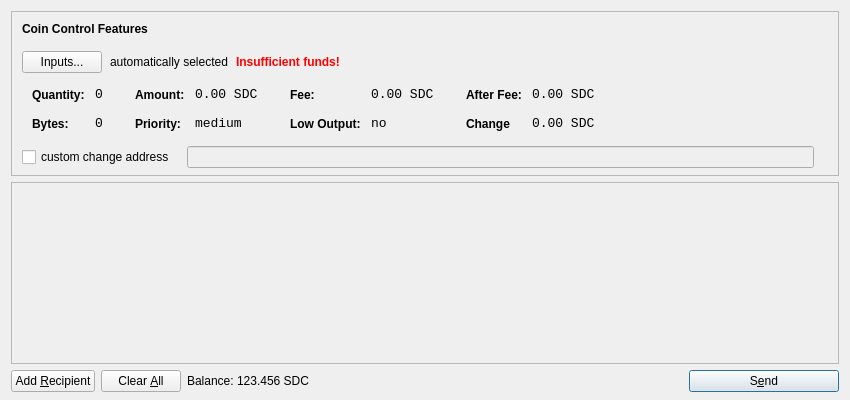
<?xml version="1.0" encoding="UTF-8"?>
<ui version="4.0">
 <class>SendCoinsDialog</class>
 <widget class="QDialog" name="SendCoinsDialog">
  <property name="geometry">
   <rect>
    <x>0</x>
    <y>0</y>
    <width>850</width>
    <height>400</height>
   </rect>
  </property>
  <property name="windowTitle">
   <string>Send Coins</string>
  </property>
  <layout class="QVBoxLayout" name="verticalLayout" stretch="0,1,0">
   <property name="bottomMargin">
    <number>8</number>
   </property>
   <item>
    <widget class="QFrame" name="frameCoinControl">
     <property name="sizePolicy">
      <sizepolicy hsizetype="Expanding" vsizetype="Expanding">
       <horstretch>0</horstretch>
       <verstretch>0</verstretch>
      </sizepolicy>
     </property>
     <property name="maximumSize">
      <size>
       <width>16777215</width>
       <height>16777215</height>
      </size>
     </property>
     <property name="frameShape">
      <enum>QFrame::StyledPanel</enum>
     </property>
     <property name="frameShadow">
      <enum>QFrame::Sunken</enum>
     </property>
     <layout class="QVBoxLayout" name="verticalLayoutCoinControl2">
      <property name="spacing">
       <number>-1</number>
      </property>
      <property name="leftMargin">
       <number>0</number>
      </property>
      <property name="topMargin">
       <number>0</number>
      </property>
      <property name="rightMargin">
       <number>0</number>
      </property>
      <property name="bottomMargin">
       <number>6</number>
      </property>
      <item>
       <layout class="QVBoxLayout" name="verticalLayoutCoinControl" stretch="0,0,0,0,1">
        <property name="spacing">
         <number>0</number>
        </property>
        <property name="leftMargin">
         <number>10</number>
        </property>
        <property name="topMargin">
         <number>10</number>
        </property>
        <item>
         <layout class="QHBoxLayout" name="horizontalLayoutCoinControl1">
          <property name="bottomMargin">
           <number>15</number>
          </property>
          <item>
           <widget class="QLabel" name="labelCoinControlFeatures">
            <property name="sizePolicy">
             <sizepolicy hsizetype="Preferred" vsizetype="Maximum">
              <horstretch>0</horstretch>
              <verstretch>0</verstretch>
             </sizepolicy>
            </property>
            <property name="font">
             <font>
              <weight>75</weight>
              <bold>true</bold>
             </font>
            </property>
            <property name="styleSheet">
             <string notr="true">font-weight:bold;</string>
            </property>
            <property name="text">
             <string>Coin Control Features</string>
            </property>
           </widget>
          </item>
         </layout>
        </item>
        <item>
         <layout class="QHBoxLayout" name="horizontalLayoutCoinControl2" stretch="0,0,0,0">
          <property name="spacing">
           <number>8</number>
          </property>
          <property name="bottomMargin">
           <number>10</number>
          </property>
          <item>
           <widget class="QPushButton" name="pushButtonCoinControl">
            <property name="styleSheet">
             <string notr="true"/>
            </property>
            <property name="text">
             <string>Inputs...</string>
            </property>
           </widget>
          </item>
          <item>
           <widget class="QLabel" name="labelCoinControlAutomaticallySelected">
            <property name="text">
             <string>automatically selected</string>
            </property>
            <property name="margin">
             <number>5</number>
            </property>
           </widget>
          </item>
          <item>
           <widget class="QLabel" name="labelCoinControlInsuffFunds">
            <property name="font">
             <font>
              <weight>75</weight>
              <bold>true</bold>
             </font>
            </property>
            <property name="styleSheet">
             <string notr="true">color:red;font-weight:bold;</string>
            </property>
            <property name="text">
             <string>Insufficient funds!</string>
            </property>
            <property name="margin">
             <number>5</number>
            </property>
           </widget>
          </item>
          <item>
           <spacer name="horizontalSpacerCoinControl">
            <property name="orientation">
             <enum>Qt::Horizontal</enum>
            </property>
            <property name="sizeHint" stdset="0">
             <size>
              <width>40</width>
              <height>1</height>
             </size>
            </property>
           </spacer>
          </item>
         </layout>
        </item>
        <item>
         <widget class="QWidget" name="widgetCoinControl" native="true">
          <property name="sizePolicy">
           <sizepolicy hsizetype="Preferred" vsizetype="Preferred">
            <horstretch>0</horstretch>
            <verstretch>0</verstretch>
           </sizepolicy>
          </property>
          <property name="minimumSize">
           <size>
            <width>0</width>
            <height>0</height>
           </size>
          </property>
          <property name="styleSheet">
           <string notr="true"/>
          </property>
          <layout class="QHBoxLayout" name="horizontalLayoutCoinControl5">
           <property name="margin">
            <number>0</number>
           </property>
           <item>
            <layout class="QHBoxLayout" name="horizontalLayoutCoinControl3" stretch="0,0,0,1">
             <property name="spacing">
              <number>20</number>
             </property>
             <property name="topMargin">
              <number>0</number>
             </property>
             <property name="bottomMargin">
              <number>10</number>
             </property>
             <item>
              <layout class="QFormLayout" name="formLayoutCoinControl1">
               <property name="horizontalSpacing">
                <number>10</number>
               </property>
               <property name="verticalSpacing">
                <number>14</number>
               </property>
               <property name="leftMargin">
                <number>10</number>
               </property>
               <property name="topMargin">
                <number>4</number>
               </property>
               <property name="rightMargin">
                <number>6</number>
               </property>
               <item row="0" column="0">
                <widget class="QLabel" name="labelCoinControlQuantityText">
                 <property name="styleSheet">
                  <string notr="true">font-weight:bold;</string>
                 </property>
                 <property name="text">
                  <string>Quantity:</string>
                 </property>
                 <property name="margin">
                  <number>0</number>
                 </property>
                </widget>
               </item>
               <item row="0" column="1">
                <widget class="QLabel" name="labelCoinControlQuantity">
                 <property name="font">
                  <font>
                   <family>Monospace</family>
                   <pointsize>10</pointsize>
                  </font>
                 </property>
                 <property name="cursor">
                  <cursorShape>IBeamCursor</cursorShape>
                 </property>
                 <property name="contextMenuPolicy">
                  <enum>Qt::ActionsContextMenu</enum>
                 </property>
                 <property name="text">
                  <string>0</string>
                 </property>
                 <property name="margin">
                  <number>0</number>
                 </property>
                 <property name="textInteractionFlags">
                  <set>Qt::LinksAccessibleByMouse|Qt::TextSelectableByKeyboard|Qt::TextSelectableByMouse</set>
                 </property>
                </widget>
               </item>
               <item row="1" column="0">
                <widget class="QLabel" name="labelCoinControlBytesText">
                 <property name="styleSheet">
                  <string notr="true">font-weight:bold;</string>
                 </property>
                 <property name="text">
                  <string>Bytes:</string>
                 </property>
                </widget>
               </item>
               <item row="1" column="1">
                <widget class="QLabel" name="labelCoinControlBytes">
                 <property name="font">
                  <font>
                   <family>Monospace</family>
                   <pointsize>10</pointsize>
                  </font>
                 </property>
                 <property name="cursor">
                  <cursorShape>IBeamCursor</cursorShape>
                 </property>
                 <property name="contextMenuPolicy">
                  <enum>Qt::ActionsContextMenu</enum>
                 </property>
                 <property name="text">
                  <string>0</string>
                 </property>
                 <property name="textInteractionFlags">
                  <set>Qt::LinksAccessibleByMouse|Qt::TextSelectableByKeyboard|Qt::TextSelectableByMouse</set>
                 </property>
                </widget>
               </item>
              </layout>
             </item>
             <item>
              <layout class="QFormLayout" name="formLayoutCoinControl2">
               <property name="horizontalSpacing">
                <number>10</number>
               </property>
               <property name="verticalSpacing">
                <number>14</number>
               </property>
               <property name="leftMargin">
                <number>6</number>
               </property>
               <property name="topMargin">
                <number>4</number>
               </property>
               <property name="rightMargin">
                <number>6</number>
               </property>
               <item row="0" column="0">
                <widget class="QLabel" name="labelCoinControlAmountText">
                 <property name="styleSheet">
                  <string notr="true">font-weight:bold;</string>
                 </property>
                 <property name="text">
                  <string>Amount:</string>
                 </property>
                 <property name="margin">
                  <number>0</number>
                 </property>
                </widget>
               </item>
               <item row="0" column="1">
                <widget class="QLabel" name="labelCoinControlAmount">
                 <property name="font">
                  <font>
                   <family>Monospace</family>
                   <pointsize>10</pointsize>
                  </font>
                 </property>
                 <property name="cursor">
                  <cursorShape>IBeamCursor</cursorShape>
                 </property>
                 <property name="contextMenuPolicy">
                  <enum>Qt::ActionsContextMenu</enum>
                 </property>
                 <property name="text">
                  <string>0.00 SDC</string>
                 </property>
                 <property name="textInteractionFlags">
                  <set>Qt::LinksAccessibleByMouse|Qt::TextSelectableByKeyboard|Qt::TextSelectableByMouse</set>
                 </property>
                </widget>
               </item>
               <item row="1" column="0">
                <widget class="QLabel" name="labelCoinControlPriorityText">
                 <property name="styleSheet">
                  <string notr="true">font-weight:bold;</string>
                 </property>
                 <property name="text">
                  <string>Priority:</string>
                 </property>
                </widget>
               </item>
               <item row="1" column="1">
                <widget class="QLabel" name="labelCoinControlPriority">
                 <property name="font">
                  <font>
                   <family>Monospace</family>
                   <pointsize>10</pointsize>
                  </font>
                 </property>
                 <property name="cursor">
                  <cursorShape>IBeamCursor</cursorShape>
                 </property>
                 <property name="contextMenuPolicy">
                  <enum>Qt::ActionsContextMenu</enum>
                 </property>
                 <property name="text">
                  <string>medium</string>
                 </property>
                 <property name="textInteractionFlags">
                  <set>Qt::LinksAccessibleByMouse|Qt::TextSelectableByKeyboard|Qt::TextSelectableByMouse</set>
                 </property>
                </widget>
               </item>
              </layout>
             </item>
             <item>
              <layout class="QFormLayout" name="formLayoutCoinControl3">
               <property name="horizontalSpacing">
                <number>10</number>
               </property>
               <property name="verticalSpacing">
                <number>14</number>
               </property>
               <property name="leftMargin">
                <number>6</number>
               </property>
               <property name="topMargin">
                <number>4</number>
               </property>
               <property name="rightMargin">
                <number>6</number>
               </property>
               <item row="0" column="0">
                <widget class="QLabel" name="labelCoinControlFeeText">
                 <property name="styleSheet">
                  <string notr="true">font-weight:bold;</string>
                 </property>
                 <property name="text">
                  <string>Fee:</string>
                 </property>
                 <property name="margin">
                  <number>0</number>
                 </property>
                </widget>
               </item>
               <item row="0" column="1">
                <widget class="QLabel" name="labelCoinControlFee">
                 <property name="font">
                  <font>
                   <family>Monospace</family>
                   <pointsize>10</pointsize>
                  </font>
                 </property>
                 <property name="cursor">
                  <cursorShape>IBeamCursor</cursorShape>
                 </property>
                 <property name="contextMenuPolicy">
                  <enum>Qt::ActionsContextMenu</enum>
                 </property>
                 <property name="text">
                  <string>0.00 SDC</string>
                 </property>
                 <property name="textInteractionFlags">
                  <set>Qt::LinksAccessibleByMouse|Qt::TextSelectableByKeyboard|Qt::TextSelectableByMouse</set>
                 </property>
                </widget>
               </item>
               <item row="1" column="0">
                <widget class="QLabel" name="labelCoinControlLowOutputText">
                 <property name="styleSheet">
                  <string notr="true">font-weight:bold;</string>
                 </property>
                 <property name="text">
                  <string>Low Output:</string>
                 </property>
                </widget>
               </item>
               <item row="1" column="1">
                <widget class="QLabel" name="labelCoinControlLowOutput">
                 <property name="font">
                  <font>
                   <family>Monospace</family>
                   <pointsize>10</pointsize>
                  </font>
                 </property>
                 <property name="cursor">
                  <cursorShape>IBeamCursor</cursorShape>
                 </property>
                 <property name="contextMenuPolicy">
                  <enum>Qt::ActionsContextMenu</enum>
                 </property>
                 <property name="text">
                  <string>no</string>
                 </property>
                 <property name="textInteractionFlags">
                  <set>Qt::LinksAccessibleByMouse|Qt::TextSelectableByKeyboard|Qt::TextSelectableByMouse</set>
                 </property>
                </widget>
               </item>
              </layout>
             </item>
             <item>
              <layout class="QFormLayout" name="formLayoutCoinControl4">
               <property name="horizontalSpacing">
                <number>10</number>
               </property>
               <property name="verticalSpacing">
                <number>14</number>
               </property>
               <property name="leftMargin">
                <number>6</number>
               </property>
               <property name="topMargin">
                <number>4</number>
               </property>
               <property name="rightMargin">
                <number>6</number>
               </property>
               <item row="0" column="0">
                <widget class="QLabel" name="labelCoinControlAfterFeeText">
                 <property name="styleSheet">
                  <string notr="true">font-weight:bold;</string>
                 </property>
                 <property name="text">
                  <string>After Fee:</string>
                 </property>
                 <property name="margin">
                  <number>0</number>
                 </property>
                </widget>
               </item>
               <item row="0" column="1">
                <widget class="QLabel" name="labelCoinControlAfterFee">
                 <property name="font">
                  <font>
                   <family>Monospace</family>
                   <pointsize>10</pointsize>
                  </font>
                 </property>
                 <property name="cursor">
                  <cursorShape>IBeamCursor</cursorShape>
                 </property>
                 <property name="contextMenuPolicy">
                  <enum>Qt::ActionsContextMenu</enum>
                 </property>
                 <property name="text">
                  <string>0.00 SDC</string>
                 </property>
                 <property name="textInteractionFlags">
                  <set>Qt::LinksAccessibleByMouse|Qt::TextSelectableByKeyboard|Qt::TextSelectableByMouse</set>
                 </property>
                </widget>
               </item>
               <item row="1" column="0">
                <widget class="QLabel" name="labelCoinControlChangeText">
                 <property name="styleSheet">
                  <string notr="true">font-weight:bold;</string>
                 </property>
                 <property name="text">
                  <string>Change</string>
                 </property>
                </widget>
               </item>
               <item row="1" column="1">
                <widget class="QLabel" name="labelCoinControlChange">
                 <property name="font">
                  <font>
                   <family>Monospace</family>
                   <pointsize>10</pointsize>
                  </font>
                 </property>
                 <property name="cursor">
                  <cursorShape>IBeamCursor</cursorShape>
                 </property>
                 <property name="contextMenuPolicy">
                  <enum>Qt::ActionsContextMenu</enum>
                 </property>
                 <property name="text">
                  <string>0.00 SDC</string>
                 </property>
                 <property name="textInteractionFlags">
                  <set>Qt::LinksAccessibleByMouse|Qt::TextSelectableByKeyboard|Qt::TextSelectableByMouse</set>
                 </property>
                </widget>
               </item>
              </layout>
             </item>
            </layout>
           </item>
          </layout>
         </widget>
        </item>
        <item>
         <layout class="QHBoxLayout" name="horizontalLayoutCoinControl4" stretch="0,0,0">
          <property name="spacing">
           <number>12</number>
          </property>
          <property name="sizeConstraint">
           <enum>QLayout::SetDefaultConstraint</enum>
          </property>
          <property name="topMargin">
           <number>5</number>
          </property>
          <property name="rightMargin">
           <number>5</number>
          </property>
          <item>
           <widget class="QCheckBox" name="checkBoxCoinControlChange">
            <property name="text">
             <string>custom change address</string>
            </property>
           </widget>
          </item>
          <item>
           <widget class="QLineEdit" name="lineEditCoinControlChange">
            <property name="enabled">
             <bool>false</bool>
            </property>
            <property name="sizePolicy">
             <sizepolicy hsizetype="Expanding" vsizetype="Fixed">
              <horstretch>0</horstretch>
              <verstretch>0</verstretch>
             </sizepolicy>
            </property>
           </widget>
          </item>
          <item>
           <widget class="QLabel" name="labelCoinControlChangeLabel">
            <property name="sizePolicy">
             <sizepolicy hsizetype="Preferred" vsizetype="Expanding">
              <horstretch>0</horstretch>
              <verstretch>0</verstretch>
             </sizepolicy>
            </property>
            <property name="minimumSize">
             <size>
              <width>0</width>
              <height>0</height>
             </size>
            </property>
            <property name="text">
             <string/>
            </property>
            <property name="margin">
             <number>3</number>
            </property>
           </widget>
          </item>
         </layout>
        </item>
        <item>
         <spacer name="verticalSpacerCoinControl">
          <property name="orientation">
           <enum>Qt::Vertical</enum>
          </property>
          <property name="sizeHint" stdset="0">
           <size>
            <width>800</width>
            <height>1</height>
           </size>
          </property>
         </spacer>
        </item>
       </layout>
      </item>
     </layout>
    </widget>
   </item>
   <item>
    <widget class="QScrollArea" name="scrollArea">
     <property name="widgetResizable">
      <bool>true</bool>
     </property>
     <widget class="QWidget" name="scrollAreaWidgetContents">
      <property name="geometry">
       <rect>
        <x>0</x>
        <y>0</y>
        <width>830</width>
        <height>165</height>
       </rect>
      </property>
      <layout class="QVBoxLayout" name="verticalLayout_2">
       <property name="margin">
        <number>0</number>
       </property>
       <item>
        <layout class="QVBoxLayout" name="entries">
         <property name="spacing">
          <number>6</number>
         </property>
        </layout>
       </item>
       <item>
        <spacer name="verticalSpacer">
         <property name="orientation">
          <enum>Qt::Vertical</enum>
         </property>
         <property name="sizeHint" stdset="0">
          <size>
           <width>20</width>
           <height>40</height>
          </size>
         </property>
        </spacer>
       </item>
      </layout>
     </widget>
    </widget>
   </item>
   <item>
    <layout class="QHBoxLayout" name="horizontalLayout">
     <item>
      <widget class="QPushButton" name="addButton">
       <property name="toolTip">
        <string>Send to multiple recipients at once</string>
       </property>
       <property name="text">
        <string>Add &amp;Recipient</string>
       </property>
       <property name="icon">
        <iconset resource="../bitcoin.qrc">
         <normaloff>:/icons/add</normaloff>:/icons/add</iconset>
       </property>
       <property name="autoDefault">
        <bool>false</bool>
       </property>
      </widget>
     </item>
     <item>
      <widget class="QPushButton" name="clearButton">
       <property name="sizePolicy">
        <sizepolicy hsizetype="Minimum" vsizetype="Fixed">
         <horstretch>0</horstretch>
         <verstretch>0</verstretch>
        </sizepolicy>
       </property>
       <property name="toolTip">
        <string>Remove all transaction fields</string>
       </property>
       <property name="text">
        <string>Clear &amp;All</string>
       </property>
       <property name="icon">
        <iconset resource="../bitcoin.qrc">
         <normaloff>:/icons/remove</normaloff>:/icons/remove</iconset>
       </property>
       <property name="autoRepeatDelay">
        <number>300</number>
       </property>
       <property name="autoDefault">
        <bool>false</bool>
       </property>
      </widget>
     </item>
     <item>
      <layout class="QHBoxLayout" name="horizontalLayout_2">
       <property name="spacing">
        <number>3</number>
       </property>
       <item>
        <widget class="QLabel" name="label">
         <property name="sizePolicy">
          <sizepolicy hsizetype="Preferred" vsizetype="Fixed">
           <horstretch>0</horstretch>
           <verstretch>0</verstretch>
          </sizepolicy>
         </property>
         <property name="text">
          <string>Balance:</string>
         </property>
        </widget>
       </item>
       <item>
        <widget class="QLabel" name="labelBalance">
         <property name="sizePolicy">
          <sizepolicy hsizetype="Preferred" vsizetype="Fixed">
           <horstretch>0</horstretch>
           <verstretch>0</verstretch>
          </sizepolicy>
         </property>
         <property name="cursor">
          <cursorShape>IBeamCursor</cursorShape>
         </property>
         <property name="text">
          <string>123.456 SDC</string>
         </property>
         <property name="textInteractionFlags">
          <set>Qt::LinksAccessibleByMouse|Qt::TextSelectableByKeyboard|Qt::TextSelectableByMouse</set>
         </property>
        </widget>
       </item>
      </layout>
     </item>
     <item>
      <spacer name="horizontalSpacer">
       <property name="orientation">
        <enum>Qt::Horizontal</enum>
       </property>
       <property name="sizeHint" stdset="0">
        <size>
         <width>40</width>
         <height>20</height>
        </size>
       </property>
      </spacer>
     </item>
     <item>
      <widget class="QPushButton" name="sendButton">
       <property name="minimumSize">
        <size>
         <width>150</width>
         <height>0</height>
        </size>
       </property>
       <property name="toolTip">
        <string>Confirm the send action</string>
       </property>
       <property name="text">
        <string>S&amp;end</string>
       </property>
       <property name="icon">
        <iconset resource="../bitcoin.qrc">
         <normaloff>:/icons/send</normaloff>:/icons/send</iconset>
       </property>
       <property name="default">
        <bool>true</bool>
       </property>
      </widget>
     </item>
    </layout>
   </item>
  </layout>
 </widget>
 <resources>
  <include location="../bitcoin.qrc"/>
 </resources>
 <connections/>
</ui>
